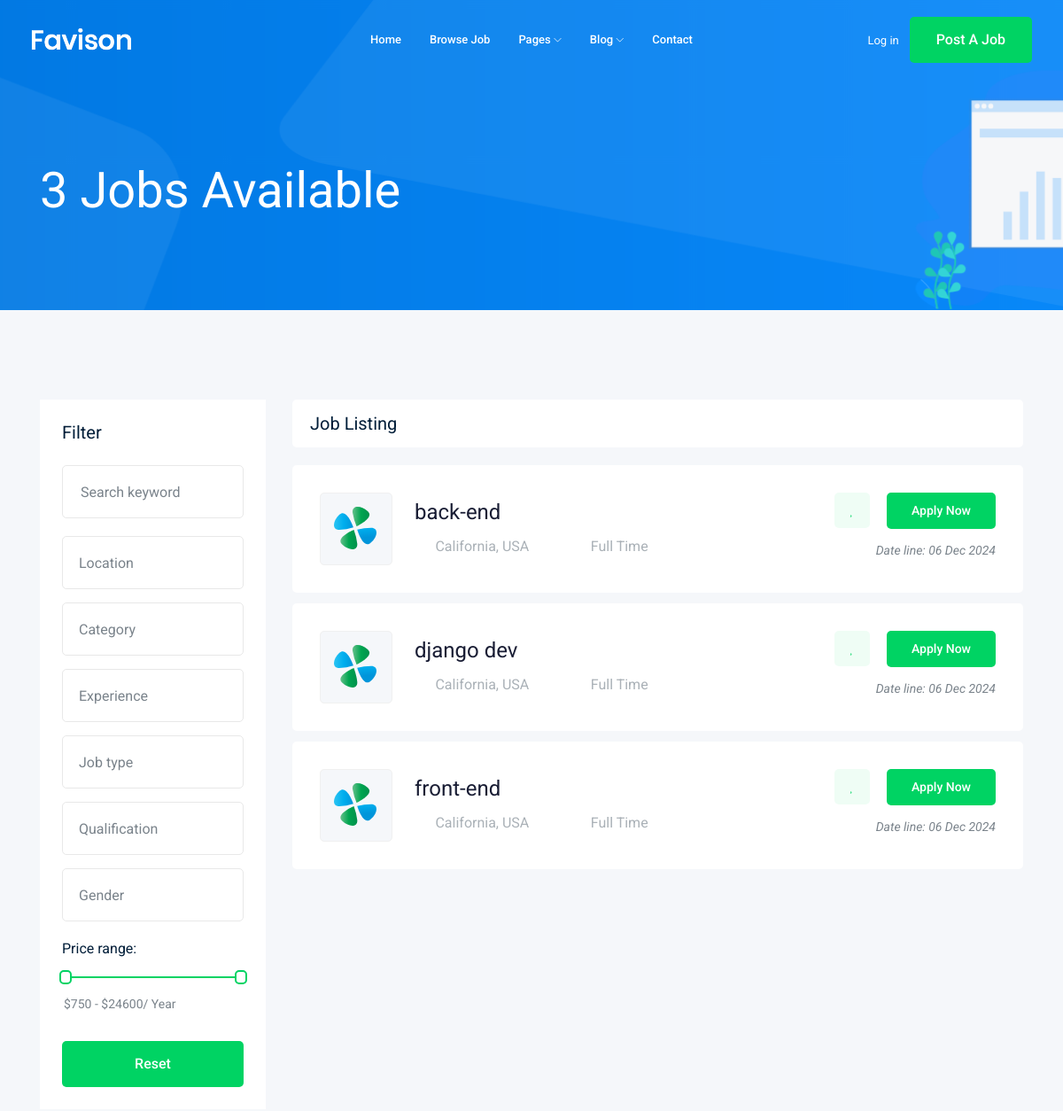
Before: /jobs/?page=2 (upper part) with the older database file.
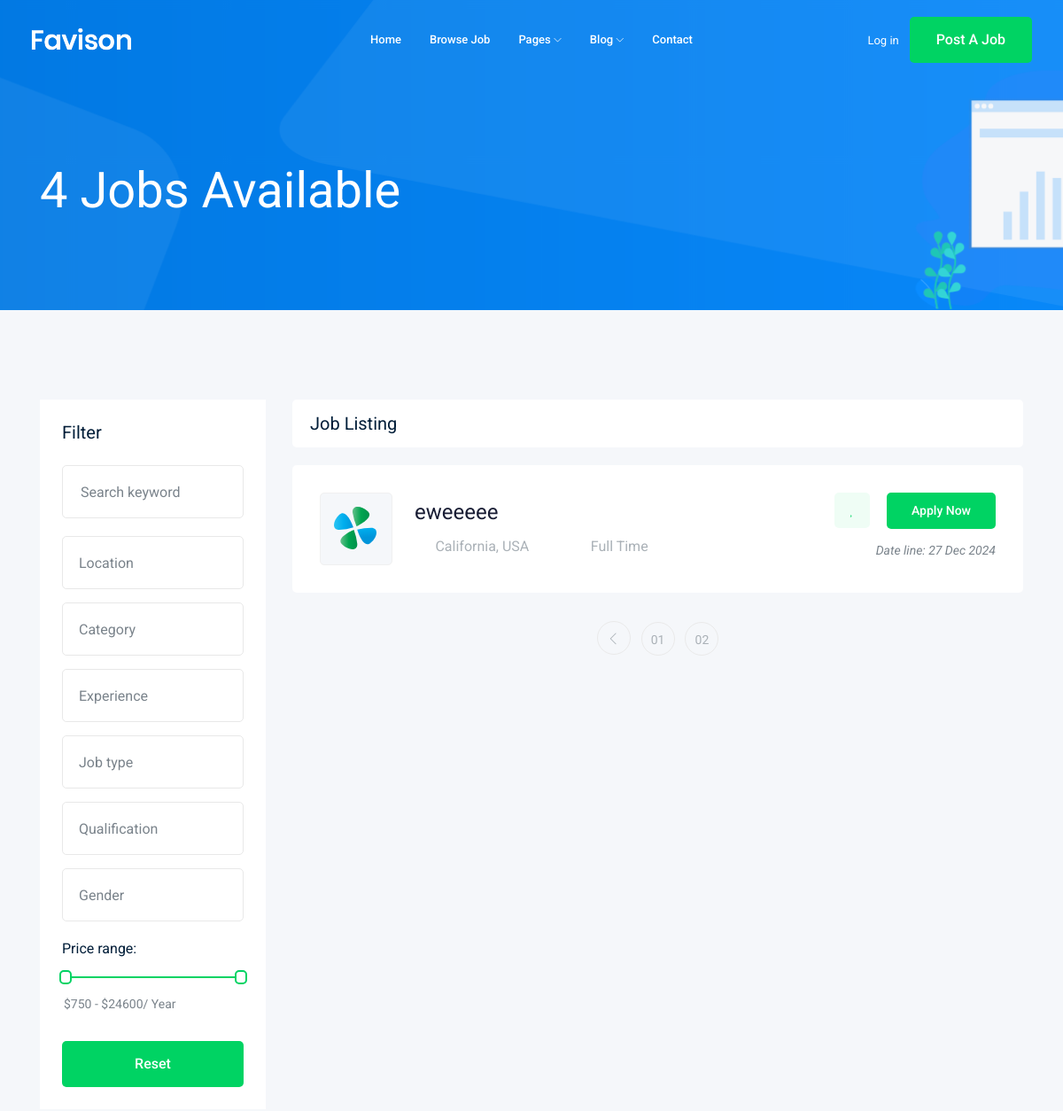
After: the same page with the newer database file.
### job/models.py (models this page shows, shortened)
class Job(models.Model):
    def image_upload():
        return "jobs/%y/%m/%d"
    title = models.CharField(max_length=100)
    job_type = models.CharField(max_length=15 , choices=JOB_TYPE)
    description = models.TextField(max_length=1000)
    published_at = models.DateTimeField(auto_now=True)
    vacancy = models.IntegerField(default=1)
    salary = models.IntegerField(default=0)
    experience = models.IntegerField(default=1)
    Category = models.ForeignKey('Category', on_delete=models.CASCADE)
    image = models.ImageField(upload_to= image_upload())
    slug = models.SlugField(blank=True, null=True)
    def __str__(self):
        return self.title

### job/views.py (the view)
# urls.py: path('',views.job_list),
def job_list(request):
    job_list = Job.objects.all()
    paginator = Paginator(job_list, 3)
    page_number = request.GET.get('page')
    page_obj = paginator.get_page(page_number)
    return render(request, 'job/job_list.html', {'jobs':page_obj ,'job_count' : job_list  }      )

### job/templates/job/job_list.html (shortened to what the changed rows need)
{%extends 'base.html'%}
{% block body %}
<div class="bradcam_area bradcam_bg_1">
    <div class="container">
        <div class="row">
            <div class="col-xl-12">
                <div class="bradcam_text">
                    <h3>{{job_count.count}} Jobs Available</h3>
                </div>
            </div>
        </div>
    </div>
</div>
<div class="job_listing_area plus_padding">
    <div class="container">
        <div class="row">
            <div class="col-lg-9">
                <div class="job_lists m-0">
                    <div class="row">
                        {% for job in jobs %}
                        <div class="col-lg-12 col-md-12">
                            <div class="single_jobs white-bg d-flex justify-content-between">
                                <div class="jobs_left d-flex align-items-center">
                                    <div class="thumb">
                                        <img src="img/svg_icon/1.svg" alt="">
                                    </div>
                                    <div class="jobs_conetent">
                                        <a href="/jobs/{{job.slug}}">
                                            <h4>{{job}}</h4>
                                        </a>
                                        <div class="links_locat d-flex align-items-center">
                                            <div class="location">
                                                <p> <i class="fa fa-map-marker"></i> California, USA</p>
                                            </div>
                                            <div class="location">
                                                <p> <i class="fa fa-clock-o"></i>{{job.job_type}}</p>
                                            </div>
                                        </div>
                                    </div>
                                </div>
                                <div class="jobs_right">
                                    <div class="apply_now">
                                        <a class="heart_mark" href="#"> <i class="fa fa-heart"></i> </a>
                                        <a href="/jobs/{{job.slug}}" class="boxed-btn3">Apply Now</a>
                                    </div>
                                    <div class="date">
                                        <p>Date line: {{job.published_at|date:'d M o'}}</p>
                                    </div>
                                </div>
                            </div>
                        </div>
                        {% endfor %}
                    </div>
                    {% if jobs.has_other_pages %}
                    <div class="row">
                        <div class="col-lg-12">
                            <div class="pagination_wrap">
                                <ul>
                                    {% if jobs.has_previous %}
                                    <li><a href="?page= {{jobs.previous_page_number}}"> <i class="ti-angle-left"></i> </a></li>
                                    {% endif %}
                                    {% for page in jobs.paginator.page_range %}
                                    <li><a href="?page={{page}}"><span>0{{page}}</span></a></li>
                                    {% endfor %}
                                </ul>
                            </div>
                        </div>
                    </div>
                    {% endif %}
                </div>
            </div>
        </div>
    </div>
</div>
{% endblock body %}

Changed rows visible on the page:
no longer on this page (row unchanged): Job: title "back-end", job_type "Full Time", published_at "06 Dec 2024"
no longer on this page (row unchanged): Job: title "django dev", job_type "Full Time", published_at "06 Dec 2024"
no longer on this page (row unchanged): Job: title "front-end", job_type "Full Time", published_at "06 Dec 2024"
added Job: title "eweeeee", job_type "Full Time", published_at "27 Dec 2024"
Other visible differences:
{{ job_count.count }}: "3" → "4"
new list line: "0 1"
new list line: "0 2"
